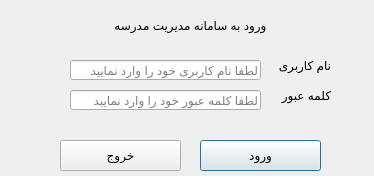
<?xml version="1.0" encoding="UTF-8"?>
<ui version="4.0">
 <class>login_form</class>
 <widget class="QDialog" name="login_form">
  <property name="enabled">
   <bool>true</bool>
  </property>
  <property name="geometry">
   <rect>
    <x>0</x>
    <y>0</y>
    <width>374</width>
    <height>176</height>
   </rect>
  </property>
  <property name="windowTitle">
   <string>ورود به برنامه</string>
  </property>
  <property name="windowIcon">
   <iconset>
    <normaloff>../../Desktop/icon.png</normaloff>../../Desktop/icon.png</iconset>
  </property>
  <property name="layoutDirection">
   <enum>Qt::RightToLeft</enum>
  </property>
  <widget class="QPushButton" name="submit">
   <property name="geometry">
    <rect>
     <x>200</x>
     <y>140</y>
     <width>121</width>
     <height>31</height>
    </rect>
   </property>
   <property name="text">
    <string>ورود</string>
   </property>
  </widget>
  <widget class="QPushButton" name="exit">
   <property name="geometry">
    <rect>
     <x>60</x>
     <y>140</y>
     <width>121</width>
     <height>31</height>
    </rect>
   </property>
   <property name="text">
    <string>خروج</string>
   </property>
  </widget>
  <widget class="QLabel" name="label">
   <property name="geometry">
    <rect>
     <x>90</x>
     <y>10</y>
     <width>201</width>
     <height>31</height>
    </rect>
   </property>
   <property name="text">
    <string>ورود به سامانه مدیریت مدرسه</string>
   </property>
   <property name="alignment">
    <set>Qt::AlignCenter</set>
   </property>
  </widget>
  <widget class="QLineEdit" name="username">
   <property name="geometry">
    <rect>
     <x>70</x>
     <y>60</y>
     <width>191</width>
     <height>20</height>
    </rect>
   </property>
   <property name="inputMethodHints">
    <set>Qt::ImhNone</set>
   </property>
   <property name="inputMask">
    <string/>
   </property>
   <property name="text">
    <string/>
   </property>
   <property name="placeholderText">
    <string>لطفا نام کاربری خود را وارد نمایید</string>
   </property>
  </widget>
  <widget class="QLineEdit" name="password">
   <property name="geometry">
    <rect>
     <x>70</x>
     <y>90</y>
     <width>191</width>
     <height>20</height>
    </rect>
   </property>
   <property name="echoMode">
    <enum>QLineEdit::Password</enum>
   </property>
   <property name="placeholderText">
    <string>لطفا کلمه عبور خود را وارد نمایید</string>
   </property>
  </widget>
  <widget class="QLabel" name="label_2">
   <property name="geometry">
    <rect>
     <x>270</x>
     <y>50</y>
     <width>61</width>
     <height>31</height>
    </rect>
   </property>
   <property name="text">
    <string>نام کاربری</string>
   </property>
  </widget>
  <widget class="QLabel" name="label_3">
   <property name="geometry">
    <rect>
     <x>270</x>
     <y>80</y>
     <width>61</width>
     <height>31</height>
    </rect>
   </property>
   <property name="text">
    <string>کلمه عبور</string>
   </property>
  </widget>
 </widget>
 <resources/>
 <connections/>
</ui>
